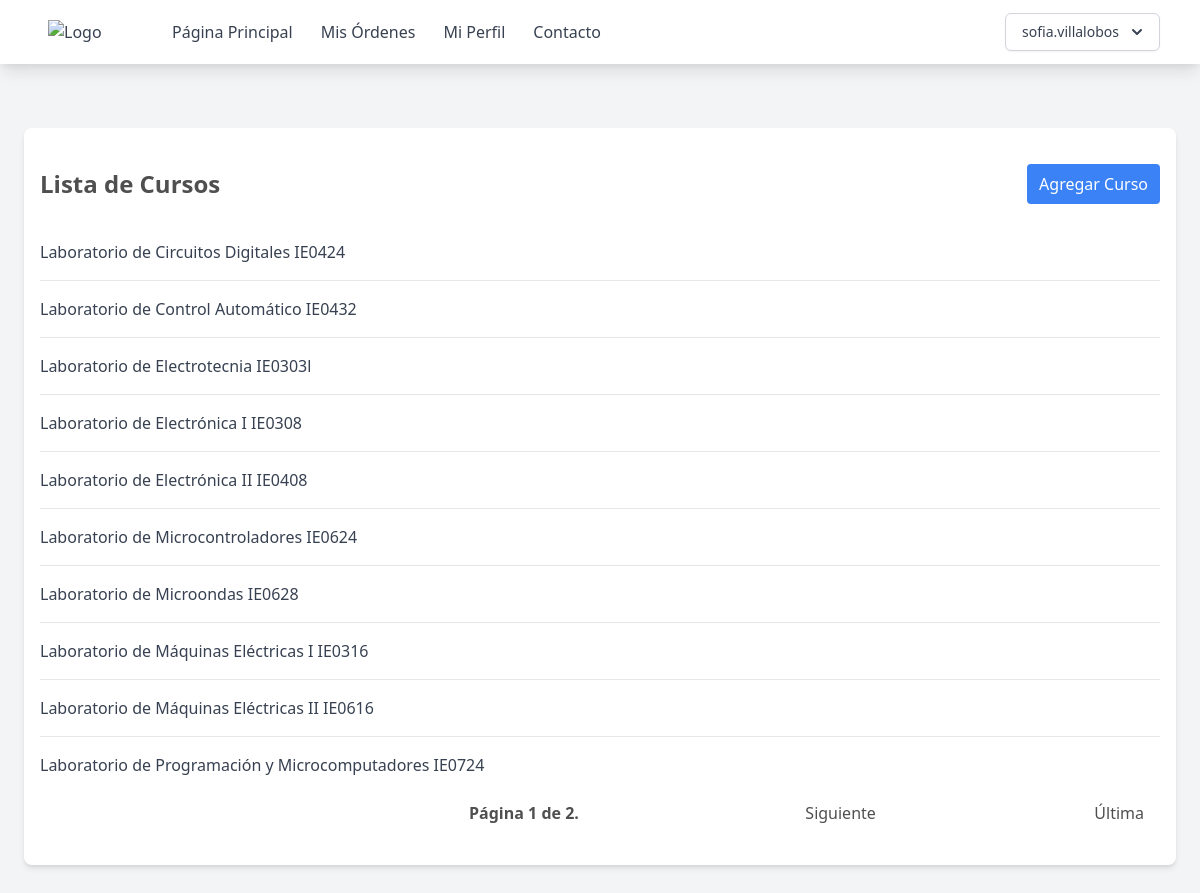
Screenshot of /cursos (signed in) with the database file from the repository.
### supply_room/models.py (models this page shows, shortened)
class Users(AbstractUser):
    name = models.CharField(max_length=200)
    email = models.EmailField(unique=True)
    role = models.CharField(max_length=200, choices=ROLE_CHOICES, default="student")
    student_id = models.CharField(max_length=200, null=True, blank=True)
    username = models.CharField(max_length=50, null=True)
    groups = models.ManyToManyField(
        "ClassGroups", related_name="group_student", blank=True
    )
    orders = models.ManyToManyField("Order", related_name="order_student", blank=True)
    objects = CustomUserManager()
    USERNAME_FIELD = "email"
    REQUIRED_FIELDS = ["name", "role"]

class Class(models.Model):
    name = models.CharField(max_length=200)
    code = models.CharField(max_length=200)

### supply_room/views.py (the view)
# urls.py: path("cursos", ClassList.as_view(template_name="page/cursos.html"), name="cursos"),
class ClassList(AdminOrTeacherRoleCheck, ListView):
    model = Class
    paginate_by = 10
    def get_queryset(self, *args, **kwargs):
        qs = super(ClassList, self).get_queryset(*args, **kwargs)
        qs = qs.order_by("name")
        return qs

### supply_room/utils.py (called while the page is built)
    def test_func(self):
        return self.request.user.role == "admin" or self.request.user.role == "teacher"

### templates/page/cursos.html (shortened to what this page needs)
{% extends "base.html" %} {% block content %}
<div class="max-w-6xl mx-auto px-4 py-8 bg-white rounded-lg shadow-md mt-16">
    <div class="flex justify-between items-center mb-4">
        <h2 class="text-2xl font-bold py-2">Lista de Cursos</h2>
        {% if user.role == 'teacher' %}
        <a href="{% url 'crear-curso' %}" class="py-2 px-3 bg-blue-500 text-white rounded hover:bg-blue-400">Agregar Curso</a>
        {% endif %}
    </div>
    <ul class="divide-y divide-gray-200">
        {% for object in object_list %}
        <li class="py-4">
            <div class="flex justify-between items-center">
                <a href="{% url 'grupos' code=object.code %}">
                <span class="text-gray-700">{{ object.name }} {{ object.code }}</span>
                    </a>
            </div>
        </li>
        {% empty %}
        <li class="py-4 text-center text-gray-500">No objects yet.</li>
        {% endfor %}
    </ul>
    <div class="pagination ">
    <div class="step-links flex w-full justify-between items-center p-2">
        <span class="current font-bold mx-4">
            Página {{ page_obj.number }} de {{ page_obj.paginator.num_pages }}.
        </span>
        {% if page_obj.has_next %}
        <a href="?page={{ page_obj.next_page_number }}" class="mx-2">Siguiente</a>
        <a href="?page={{ page_obj.paginator.num_pages }}" class="mx-2">Última</a>
        {% else %}
        <div></div>
        <div></div>
        {% endif %}
    </div>
</div>
</div>
{% endblock %}

### templates/base.html (shortened to what this page needs)
{% load static %}
<!DOCTYPE html>
<html lang="en">
  <head>
    <link href="{% static 'output.css' %}" rel="stylesheet" />
    <link href="https://cdn.jsdelivr.net/npm/tailwindcss@2.2.19/dist/tailwind.min.css" rel="stylesheet">
  </head>
  <body class="bg-gray-100 h-full min-h-screen">
    <nav class="bg-white shadow-lg">
      <div class="max-w-6xl mx-auto px-4">
        <div class="flex justify-between">
          <div class="flex space-x-4">
            <div>
              <a href="{% url 'home' %}" class="flex items-center py-5 px-2 text-gray-700">
                <img src="https://eie.ucr.ac.cr/static/img/logos/EIE_v.png" alt="Logo" class="w-20 mr-2">
              </a>
            </div>
            <div class="hidden md:flex items-center space-x-1">
              <a href="{% url 'home' %}" class="py-5 px-3 text-gray-700 hover:text-gray-900">Página Principal</a>
              {% if user.role == 'student' or user.role == 'teacher' %}
              <a href="{% url 'mis-ordenes' %}" class="py-5 px-3 text-gray-700 hover:text-gray-900">Mis Órdenes</a>
              {% endif %}
              <a href="{% url 'perfil' %}" class="py-5 px-3 text-gray-700 hover:text-gray-900">Mi Perfil</a>
              <a href="{% url 'contacto' %}" class="py-5 px-3 text-gray-700 hover:text-gray-900">Contacto</a>
            </div>
          </div>
          {% if user.is_authenticated %}
          <div class="hidden md:flex items-center space-x-1">
            <div class="relative inline-block text-left">
              <div>
                <button type="button" class="inline-flex justify-center w-full rounded-md border border-gray-300 shadow-sm px-4 py-2 bg-white text-sm font-medium text-gray-700 hover:bg-gray-50 focus:outline-none" id="menu-button" aria-expanded="true" aria-haspopup="true">
                  {{ user.username }}
                  <svg class="-mr-1 ml-2 h-5 w-5" xmlns="http://www.w3.org/2000/svg" viewBox="0 0 20 20" fill="currentColor" aria-hidden="true">
                    <path fill-rule="evenodd" d="M5.293 7.293a1 1 0 011.414 0L10 10.586l3.293-3.293a1 1 0 111.414 1.414l-4 4a1 1 0 01-1.414 0l-4-4a1 1 0 010-1.414z" clip-rule="evenodd" />
                  </svg>
                </button>
              </div>
            </div>
          </div>
          {% endif %}
        </div>
      </div>
    </nav>
    {% if user.is_authenticated %}
    <div class="pb-12 ">{% block content %} {% endblock %}</div>
    {% else %}
    <p>You are not logged in</p>
    <a href="{% url 'login' %}">Log In</a>
    {% endif %}
  </body>
</html>

### rows the page displays
Users: username "sofia.villalobos"
Class: name "Laboratorio de Circuitos Digitales", code "IE0424"
Class: name "Laboratorio de Control Automático", code "IE0432"
Class: name "Laboratorio de Electrotecnia", code "IE0303l"
Class: name "Laboratorio de Electrónica I", code "IE0308"
Class: name "Laboratorio de Electrónica II", code "IE0408"
Class: name "Laboratorio de Microcontroladores", code "IE0624"
Class: name "Laboratorio de Microondas", code "IE0628"
Class: name "Laboratorio de Máquinas Eléctricas I", code "IE0316"
Class: name "Laboratorio de Máquinas Eléctricas II", code "IE0616"
Class: name "Laboratorio de Programación y Microcomputadores", code "IE0724"

### other values shown
{{ page_obj.number }} "1"
{{ page_obj.paginator.num_pages }} "2"
